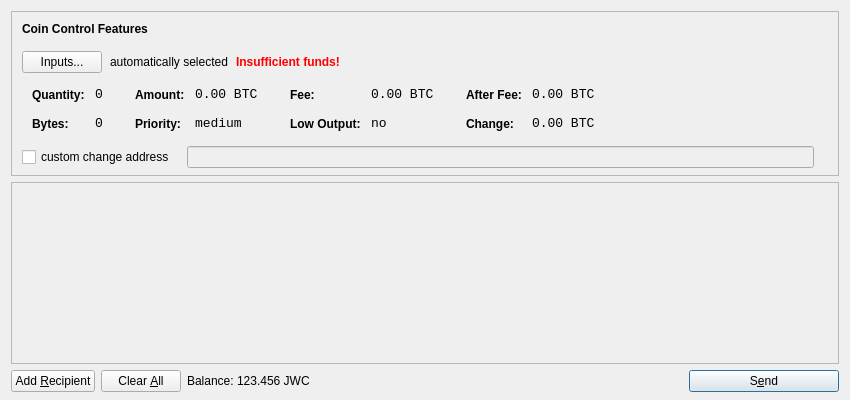
<?xml version="1.0" encoding="UTF-8"?>
<ui version="4.0">
 <class>SendCoinsDialog</class>
 <widget class="QDialog" name="SendCoinsDialog">
  <property name="geometry">
   <rect>
    <x>0</x>
    <y>0</y>
    <width>850</width>
    <height>400</height>
   </rect>
  </property>
  <property name="windowTitle">
   <string>Send Coins</string>
  </property>
  <layout class="QVBoxLayout" name="verticalLayout" stretch="0,1,0">
   <property name="bottomMargin">
    <number>8</number>
   </property>
   <item>
    <widget class="QFrame" name="frameCoinControl">
     <property name="sizePolicy">
      <sizepolicy hsizetype="Expanding" vsizetype="Expanding">
       <horstretch>0</horstretch>
       <verstretch>0</verstretch>
      </sizepolicy>
     </property>
     <property name="maximumSize">
      <size>
       <width>16777215</width>
       <height>16777215</height>
      </size>
     </property>
     <property name="frameShape">
      <enum>QFrame::StyledPanel</enum>
     </property>
     <property name="frameShadow">
      <enum>QFrame::Sunken</enum>
     </property>
     <layout class="QVBoxLayout" name="verticalLayoutCoinControl2">
      <property name="spacing">
       <number>-1</number>
      </property>
      <property name="leftMargin">
       <number>0</number>
      </property>
      <property name="topMargin">
       <number>0</number>
      </property>
      <property name="rightMargin">
       <number>0</number>
      </property>
      <property name="bottomMargin">
       <number>6</number>
      </property>
      <item>
       <layout class="QVBoxLayout" name="verticalLayoutCoinControl" stretch="0,0,0,0,1">
        <property name="spacing">
         <number>0</number>
        </property>
        <property name="leftMargin">
         <number>10</number>
        </property>
        <property name="topMargin">
         <number>10</number>
        </property>
        <item>
         <layout class="QHBoxLayout" name="horizontalLayoutCoinControl1">
          <property name="bottomMargin">
           <number>15</number>
          </property>
          <item>
           <widget class="QLabel" name="labelCoinControlFeatures">
            <property name="sizePolicy">
             <sizepolicy hsizetype="Preferred" vsizetype="Maximum">
              <horstretch>0</horstretch>
              <verstretch>0</verstretch>
             </sizepolicy>
            </property>
            <property name="font">
             <font>
              <weight>75</weight>
              <bold>true</bold>
             </font>
            </property>
            <property name="styleSheet">
             <string notr="true">font-weight:bold;</string>
            </property>
            <property name="text">
             <string>Coin Control Features</string>
            </property>
           </widget>
          </item>
         </layout>
        </item>
        <item>
         <layout class="QHBoxLayout" name="horizontalLayoutCoinControl2" stretch="0,0,0,0">
          <property name="spacing">
           <number>8</number>
          </property>
          <property name="bottomMargin">
           <number>10</number>
          </property>
          <item>
           <widget class="QPushButton" name="pushButtonCoinControl">
            <property name="styleSheet">
             <string notr="true"/>
            </property>
            <property name="text">
             <string>Inputs...</string>
            </property>
           </widget>
          </item>
          <item>
           <widget class="QLabel" name="labelCoinControlAutomaticallySelected">
            <property name="text">
             <string>automatically selected</string>
            </property>
            <property name="margin">
             <number>5</number>
            </property>
           </widget>
          </item>
          <item>
           <widget class="QLabel" name="labelCoinControlInsuffFunds">
            <property name="font">
             <font>
              <weight>75</weight>
              <bold>true</bold>
             </font>
            </property>
            <property name="styleSheet">
             <string notr="true">color:red;font-weight:bold;</string>
            </property>
            <property name="text">
             <string>Insufficient funds!</string>
            </property>
            <property name="margin">
             <number>5</number>
            </property>
           </widget>
          </item>
          <item>
           <spacer name="horizontalSpacerCoinControl">
            <property name="orientation">
             <enum>Qt::Horizontal</enum>
            </property>
            <property name="sizeHint" stdset="0">
             <size>
              <width>40</width>
              <height>1</height>
             </size>
            </property>
           </spacer>
          </item>
         </layout>
        </item>
        <item>
         <widget class="QWidget" name="widgetCoinControl" native="true">
          <property name="sizePolicy">
           <sizepolicy hsizetype="Preferred" vsizetype="Preferred">
            <horstretch>0</horstretch>
            <verstretch>0</verstretch>
           </sizepolicy>
          </property>
          <property name="minimumSize">
           <size>
            <width>0</width>
            <height>0</height>
           </size>
          </property>
          <property name="styleSheet">
           <string notr="true"/>
          </property>
          <layout class="QHBoxLayout" name="horizontalLayoutCoinControl5">
           <property name="margin">
            <number>0</number>
           </property>
           <item>
            <layout class="QHBoxLayout" name="horizontalLayoutCoinControl3" stretch="0,0,0,1">
             <property name="spacing">
              <number>20</number>
             </property>
             <property name="topMargin">
              <number>0</number>
             </property>
             <property name="bottomMargin">
              <number>10</number>
             </property>
             <item>
              <layout class="QFormLayout" name="formLayoutCoinControl1">
               <property name="horizontalSpacing">
                <number>10</number>
               </property>
               <property name="verticalSpacing">
                <number>14</number>
               </property>
               <property name="leftMargin">
                <number>10</number>
               </property>
               <property name="topMargin">
                <number>4</number>
               </property>
               <property name="rightMargin">
                <number>6</number>
               </property>
               <item row="0" column="0">
                <widget class="QLabel" name="labelCoinControlQuantityText">
                 <property name="styleSheet">
                  <string notr="true">font-weight:bold;</string>
                 </property>
                 <property name="text">
                  <string>Quantity:</string>
                 </property>
                 <property name="margin">
                  <number>0</number>
                 </property>
                </widget>
               </item>
               <item row="0" column="1">
                <widget class="QLabel" name="labelCoinControlQuantity">
                 <property name="font">
                  <font>
                   <family>Monospace</family>
                   <pointsize>10</pointsize>
                  </font>
                 </property>
                 <property name="cursor">
                  <cursorShape>IBeamCursor</cursorShape>
                 </property>
                 <property name="contextMenuPolicy">
                  <enum>Qt::ActionsContextMenu</enum>
                 </property>
                 <property name="text">
                  <string notr="true">0</string>
                 </property>
                 <property name="margin">
                  <number>0</number>
                 </property>
                 <property name="textInteractionFlags">
                  <set>Qt::LinksAccessibleByMouse|Qt::TextSelectableByKeyboard|Qt::TextSelectableByMouse</set>
                 </property>
                </widget>
               </item>
               <item row="1" column="0">
                <widget class="QLabel" name="labelCoinControlBytesText">
                 <property name="styleSheet">
                  <string notr="true">font-weight:bold;</string>
                 </property>
                 <property name="text">
                  <string>Bytes:</string>
                 </property>
                </widget>
               </item>
               <item row="1" column="1">
                <widget class="QLabel" name="labelCoinControlBytes">
                 <property name="font">
                  <font>
                   <family>Monospace</family>
                   <pointsize>10</pointsize>
                  </font>
                 </property>
                 <property name="cursor">
                  <cursorShape>IBeamCursor</cursorShape>
                 </property>
                 <property name="contextMenuPolicy">
                  <enum>Qt::ActionsContextMenu</enum>
                 </property>
                 <property name="text">
                  <string notr="true">0</string>
                 </property>
                 <property name="textInteractionFlags">
                  <set>Qt::LinksAccessibleByMouse|Qt::TextSelectableByKeyboard|Qt::TextSelectableByMouse</set>
                 </property>
                </widget>
               </item>
              </layout>
             </item>
             <item>
              <layout class="QFormLayout" name="formLayoutCoinControl2">
               <property name="horizontalSpacing">
                <number>10</number>
               </property>
               <property name="verticalSpacing">
                <number>14</number>
               </property>
               <property name="leftMargin">
                <number>6</number>
               </property>
               <property name="topMargin">
                <number>4</number>
               </property>
               <property name="rightMargin">
                <number>6</number>
               </property>
               <item row="0" column="0">
                <widget class="QLabel" name="labelCoinControlAmountText">
                 <property name="styleSheet">
                  <string notr="true">font-weight:bold;</string>
                 </property>
                 <property name="text">
                  <string>Amount:</string>
                 </property>
                 <property name="margin">
                  <number>0</number>
                 </property>
                </widget>
               </item>
               <item row="0" column="1">
                <widget class="QLabel" name="labelCoinControlAmount">
                 <property name="font">
                  <font>
                   <family>Monospace</family>
                   <pointsize>10</pointsize>
                  </font>
                 </property>
                 <property name="cursor">
                  <cursorShape>IBeamCursor</cursorShape>
                 </property>
                 <property name="contextMenuPolicy">
                  <enum>Qt::ActionsContextMenu</enum>
                 </property>
                 <property name="text">
                  <string notr="true">0.00 BTC</string>
                 </property>
                 <property name="textInteractionFlags">
                  <set>Qt::LinksAccessibleByMouse|Qt::TextSelectableByKeyboard|Qt::TextSelectableByMouse</set>
                 </property>
                </widget>
               </item>
               <item row="1" column="0">
                <widget class="QLabel" name="labelCoinControlPriorityText">
                 <property name="styleSheet">
                  <string notr="true">font-weight:bold;</string>
                 </property>
                 <property name="text">
                  <string>Priority:</string>
                 </property>
                </widget>
               </item>
               <item row="1" column="1">
                <widget class="QLabel" name="labelCoinControlPriority">
                 <property name="font">
                  <font>
                   <family>Monospace</family>
                   <pointsize>10</pointsize>
                  </font>
                 </property>
                 <property name="cursor">
                  <cursorShape>IBeamCursor</cursorShape>
                 </property>
                 <property name="contextMenuPolicy">
                  <enum>Qt::ActionsContextMenu</enum>
                 </property>
                 <property name="text">
                  <string>medium</string>
                 </property>
                 <property name="textInteractionFlags">
                  <set>Qt::LinksAccessibleByMouse|Qt::TextSelectableByKeyboard|Qt::TextSelectableByMouse</set>
                 </property>
                </widget>
               </item>
              </layout>
             </item>
             <item>
              <layout class="QFormLayout" name="formLayoutCoinControl3">
               <property name="horizontalSpacing">
                <number>10</number>
               </property>
               <property name="verticalSpacing">
                <number>14</number>
               </property>
               <property name="leftMargin">
                <number>6</number>
               </property>
               <property name="topMargin">
                <number>4</number>
               </property>
               <property name="rightMargin">
                <number>6</number>
               </property>
               <item row="0" column="0">
                <widget class="QLabel" name="labelCoinControlFeeText">
                 <property name="styleSheet">
                  <string notr="true">font-weight:bold;</string>
                 </property>
                 <property name="text">
                  <string>Fee:</string>
                 </property>
                 <property name="margin">
                  <number>0</number>
                 </property>
                </widget>
               </item>
               <item row="0" column="1">
                <widget class="QLabel" name="labelCoinControlFee">
                 <property name="font">
                  <font>
                   <family>Monospace</family>
                   <pointsize>10</pointsize>
                  </font>
                 </property>
                 <property name="cursor">
                  <cursorShape>IBeamCursor</cursorShape>
                 </property>
                 <property name="contextMenuPolicy">
                  <enum>Qt::ActionsContextMenu</enum>
                 </property>
                 <property name="text">
                  <string notr="true">0.00 BTC</string>
                 </property>
                 <property name="textInteractionFlags">
                  <set>Qt::LinksAccessibleByMouse|Qt::TextSelectableByKeyboard|Qt::TextSelectableByMouse</set>
                 </property>
                </widget>
               </item>
               <item row="1" column="0">
                <widget class="QLabel" name="labelCoinControlLowOutputText">
                 <property name="styleSheet">
                  <string notr="true">font-weight:bold;</string>
                 </property>
                 <property name="text">
                  <string>Low Output:</string>
                 </property>
                </widget>
               </item>
               <item row="1" column="1">
                <widget class="QLabel" name="labelCoinControlLowOutput">
                 <property name="font">
                  <font>
                   <family>Monospace</family>
                   <pointsize>10</pointsize>
                  </font>
                 </property>
                 <property name="cursor">
                  <cursorShape>IBeamCursor</cursorShape>
                 </property>
                 <property name="contextMenuPolicy">
                  <enum>Qt::ActionsContextMenu</enum>
                 </property>
                 <property name="text">
                  <string>no</string>
                 </property>
                 <property name="textInteractionFlags">
                  <set>Qt::LinksAccessibleByMouse|Qt::TextSelectableByKeyboard|Qt::TextSelectableByMouse</set>
                 </property>
                </widget>
               </item>
              </layout>
             </item>
             <item>
              <layout class="QFormLayout" name="formLayoutCoinControl4">
               <property name="horizontalSpacing">
                <number>10</number>
               </property>
               <property name="verticalSpacing">
                <number>14</number>
               </property>
               <property name="leftMargin">
                <number>6</number>
               </property>
               <property name="topMargin">
                <number>4</number>
               </property>
               <property name="rightMargin">
                <number>6</number>
               </property>
               <item row="0" column="0">
                <widget class="QLabel" name="labelCoinControlAfterFeeText">
                 <property name="styleSheet">
                  <string notr="true">font-weight:bold;</string>
                 </property>
                 <property name="text">
                  <string>After Fee:</string>
                 </property>
                 <property name="margin">
                  <number>0</number>
                 </property>
                </widget>
               </item>
               <item row="0" column="1">
                <widget class="QLabel" name="labelCoinControlAfterFee">
                 <property name="font">
                  <font>
                   <family>Monospace</family>
                   <pointsize>10</pointsize>
                  </font>
                 </property>
                 <property name="cursor">
                  <cursorShape>IBeamCursor</cursorShape>
                 </property>
                 <property name="contextMenuPolicy">
                  <enum>Qt::ActionsContextMenu</enum>
                 </property>
                 <property name="text">
                  <string notr="true">0.00 BTC</string>
                 </property>
                 <property name="textInteractionFlags">
                  <set>Qt::LinksAccessibleByMouse|Qt::TextSelectableByKeyboard|Qt::TextSelectableByMouse</set>
                 </property>
                </widget>
               </item>
               <item row="1" column="0">
                <widget class="QLabel" name="labelCoinControlChangeText">
                 <property name="styleSheet">
                  <string notr="true">font-weight:bold;</string>
                 </property>
                 <property name="text">
                  <string>Change:</string>
                 </property>
                </widget>
               </item>
               <item row="1" column="1">
                <widget class="QLabel" name="labelCoinControlChange">
                 <property name="font">
                  <font>
                   <family>Monospace</family>
                   <pointsize>10</pointsize>
                  </font>
                 </property>
                 <property name="cursor">
                  <cursorShape>IBeamCursor</cursorShape>
                 </property>
                 <property name="contextMenuPolicy">
                  <enum>Qt::ActionsContextMenu</enum>
                 </property>
                 <property name="text">
                  <string notr="true">0.00 BTC</string>
                 </property>
                 <property name="textInteractionFlags">
                  <set>Qt::LinksAccessibleByMouse|Qt::TextSelectableByKeyboard|Qt::TextSelectableByMouse</set>
                 </property>
                </widget>
               </item>
              </layout>
             </item>
            </layout>
           </item>
          </layout>
         </widget>
        </item>
        <item>
         <layout class="QHBoxLayout" name="horizontalLayoutCoinControl4" stretch="0,0,0">
          <property name="spacing">
           <number>12</number>
          </property>
          <property name="sizeConstraint">
           <enum>QLayout::SetDefaultConstraint</enum>
          </property>
          <property name="topMargin">
           <number>5</number>
          </property>
          <property name="rightMargin">
           <number>5</number>
          </property>
          <item>
           <widget class="QCheckBox" name="checkBoxCoinControlChange">
            <property name="text">
             <string>custom change address</string>
            </property>
           </widget>
          </item>
          <item>
           <widget class="QLineEdit" name="lineEditCoinControlChange">
            <property name="enabled">
             <bool>false</bool>
            </property>
            <property name="sizePolicy">
             <sizepolicy hsizetype="Expanding" vsizetype="Fixed">
              <horstretch>0</horstretch>
              <verstretch>0</verstretch>
             </sizepolicy>
            </property>
           </widget>
          </item>
          <item>
           <widget class="QLabel" name="labelCoinControlChangeLabel">
            <property name="sizePolicy">
             <sizepolicy hsizetype="Preferred" vsizetype="Expanding">
              <horstretch>0</horstretch>
              <verstretch>0</verstretch>
             </sizepolicy>
            </property>
            <property name="minimumSize">
             <size>
              <width>0</width>
              <height>0</height>
             </size>
            </property>
            <property name="text">
             <string/>
            </property>
            <property name="margin">
             <number>3</number>
            </property>
           </widget>
          </item>
         </layout>
        </item>
        <item>
         <spacer name="verticalSpacerCoinControl">
          <property name="orientation">
           <enum>Qt::Vertical</enum>
          </property>
          <property name="sizeHint" stdset="0">
           <size>
            <width>800</width>
            <height>1</height>
           </size>
          </property>
         </spacer>
        </item>
       </layout>
      </item>
     </layout>
    </widget>
   </item>
   <item>
    <widget class="QScrollArea" name="scrollArea">
     <property name="widgetResizable">
      <bool>true</bool>
     </property>
     <widget class="QWidget" name="scrollAreaWidgetContents">
      <property name="geometry">
       <rect>
        <x>0</x>
        <y>0</y>
        <width>830</width>
        <height>165</height>
       </rect>
      </property>
      <layout class="QVBoxLayout" name="verticalLayout_2">
       <property name="margin">
        <number>0</number>
       </property>
       <item>
        <layout class="QVBoxLayout" name="entries">
         <property name="spacing">
          <number>6</number>
         </property>
        </layout>
       </item>
       <item>
        <spacer name="verticalSpacer">
         <property name="orientation">
          <enum>Qt::Vertical</enum>
         </property>
         <property name="sizeHint" stdset="0">
          <size>
           <width>20</width>
           <height>40</height>
          </size>
         </property>
        </spacer>
       </item>
      </layout>
     </widget>
    </widget>
   </item>
   <item>
    <layout class="QHBoxLayout" name="horizontalLayout">
     <item>
      <widget class="QPushButton" name="addButton">
       <property name="toolTip">
        <string>Send to multiple recipients at once</string>
       </property>
       <property name="text">
        <string>Add &amp;Recipient</string>
       </property>
       <property name="icon">
        <iconset resource="../bitcoin.qrc">
         <normaloff>:/icons/add</normaloff>:/icons/add</iconset>
       </property>
       <property name="autoDefault">
        <bool>false</bool>
       </property>
      </widget>
     </item>
     <item>
      <widget class="QPushButton" name="clearButton">
       <property name="sizePolicy">
        <sizepolicy hsizetype="Minimum" vsizetype="Fixed">
         <horstretch>0</horstretch>
         <verstretch>0</verstretch>
        </sizepolicy>
       </property>
       <property name="toolTip">
        <string>Remove all transaction fields</string>
       </property>
       <property name="text">
        <string>Clear &amp;All</string>
       </property>
       <property name="icon">
        <iconset resource="../bitcoin.qrc">
         <normaloff>:/icons/remove</normaloff>:/icons/remove</iconset>
       </property>
       <property name="autoRepeatDelay">
        <number>300</number>
       </property>
       <property name="autoDefault">
        <bool>false</bool>
       </property>
      </widget>
     </item>
     <item>
      <layout class="QHBoxLayout" name="horizontalLayout_2">
       <property name="spacing">
        <number>3</number>
       </property>
       <item>
        <widget class="QLabel" name="label">
         <property name="text">
          <string>Balance:</string>
         </property>
        </widget>
       </item>
       <item>
        <widget class="QLabel" name="labelBalance">
         <property name="cursor">
          <cursorShape>IBeamCursor</cursorShape>
         </property>
         <property name="text">
          <string>123.456 JWC</string>
         </property>
         <property name="textInteractionFlags">
          <set>Qt::LinksAccessibleByMouse|Qt::TextSelectableByKeyboard|Qt::TextSelectableByMouse</set>
         </property>
        </widget>
       </item>
      </layout>
     </item>
     <item>
      <spacer name="horizontalSpacer">
       <property name="orientation">
        <enum>Qt::Horizontal</enum>
       </property>
       <property name="sizeHint" stdset="0">
        <size>
         <width>40</width>
         <height>20</height>
        </size>
       </property>
      </spacer>
     </item>
     <item>
      <widget class="QPushButton" name="sendButton">
       <property name="minimumSize">
        <size>
         <width>150</width>
         <height>0</height>
        </size>
       </property>
       <property name="toolTip">
        <string>Confirm the send action</string>
       </property>
       <property name="text">
        <string>S&amp;end</string>
       </property>
       <property name="icon">
        <iconset resource="../bitcoin.qrc">
         <normaloff>:/icons/send</normaloff>:/icons/send</iconset>
       </property>
       <property name="default">
        <bool>true</bool>
       </property>
      </widget>
     </item>
    </layout>
   </item>
  </layout>
 </widget>
 <resources>
  <include location="../bitcoin.qrc"/>
 </resources>
 <connections/>
</ui>
